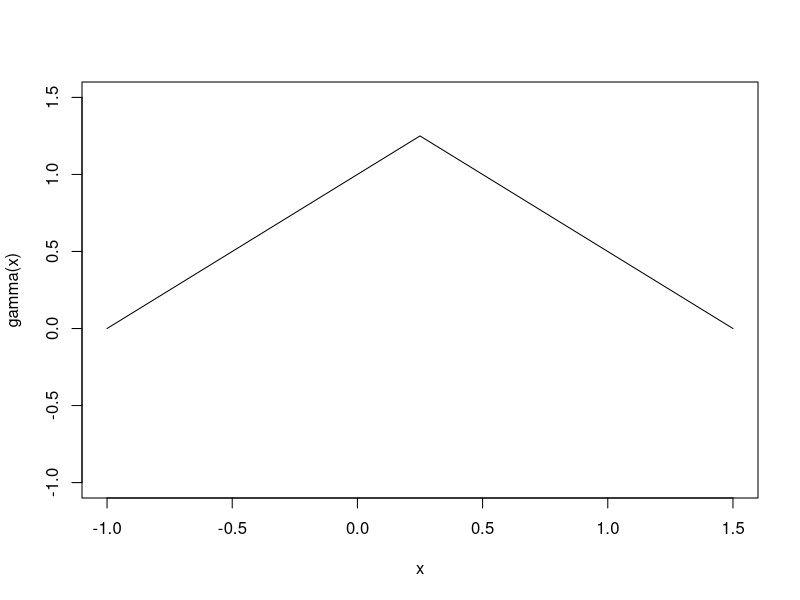

Generate this figure with R: (Note: this script raises an error after producing the figure.)
a = -1  # z=[a,b] - диагональ квадрата
b = 1.5 #

gamma =  function(x){
  y = (-abs(x - (a+b)/2) + (b-a)/2 ) # Задаем половину квадрата функцией модуля
  return(y)
}
x=seq(a, b, 0.01) # Задаем границы промежутка
plot(x, gamma(x), type="l", ylim=c(a,b)) # Проверяем, что функция действительно задает необходимую нам кривую

deriv=function(x){return(-sign(x - (a+b)/2))} 
int = function(x){
  y = (abs(gamma(x))*sqrt(1+deriv(x)^2)) # Подынтегральная функция М
  return 
}
  M = integrate(int,a,b)$value 

f = Vectorize(function(x){
  y =int(x)/M
  return(y)
})
            x=seq(a,b,0.01)
            plot(x, f(x), type="l", ylim=c(a,b) ) # График плотности распределения

g = Vectorize(function(t){
  y = integrate(int,a,t)$value
  return(y)
})


quant = Vectorize(function(x){                                # Задаем квантильную функцию, исходя из соотношения g(t)-x=0, где g - функция распределения
 y = uniroot(function(t) g(t)-x, c(a, b))     # t - необходимое нам значение квантиля, а x - вероятность
 return(y$root)
})

q13 = quant(c(0.25, 0.75)) # q13 - массив из значений нижнего и верхнего квантилей
#q2 = q(c(0.5)) # q2 - медиана
q13          
quantile(g(x))
          x=seq(-2,2.5,0.01)

          p=c(0.25,0.75)
          q=quantile(g(x),p)
          plot(x, f(x), type="l") # График плотности распределения
          lines(q, f(q), type="h", col="blue", lty="dashed") # Линии квартилей
          lines(median(g(x)), y = f(median(g(x))), type = "h", col = "red", lty = "dashed") # Линия медианы
          t=seq(quantile(g(x),p=c(0.25)), quantile(g(x),p=c(0.75)), 0.01)
          polygon(c(t, rev(t)), c(f(t), rep(0,length(t))), 
                  border = FALSE, density = 10, lwd = 0.7, col = 'blue')
          
          plot(x,g(x),type="l",ylim=c(0,3)) # График интегральной функции распределения
          lines(q, g(q), type="h", col="blue", lty="dashed") # Линии квартилей
          lines(median(g(x)), y = g(median(g(x))), type = "h", col = "red", lty = "dashed") # Линия медианы
          t=seq(quantile(g(x),p=c(0.25)), quantile(g(x),p=c(0.75)), 0.01)
          polygon(c(t, rev(t)), c(g(t), rep(0,length(t))), 
                  border = FALSE, density = 10, lwd = 0.7, col = 'blue')
          
          # Вероятность того, что значение случайной величины находится между нижним и верхним квартилями (в интерквартильном размахе) равно 50%
          # и не зависит от функции распределения.
          
          x=seq(0,1,0.01)
          plot(x, quant(x), type="l") # Квантильная функция     
          
          table_of_quantiles = data.frame(x, quantile(g(x),seq(0,1,0.1))) # Таблица квантилей
          View(table_of_quantiles)

          
  generate=function(t){
    y=runif(t,0,1)
    return(quant(y))
  }
  generate_on=function(t){
    z=generate(t)
    alpha=runif(t,0,2*pi)
    x=sin(alpha)*gamma(z)
    y=cos(alpha)*gamma(z)
    matrice=data.frame(x,y,z)
  return(matrice)
  }

            data=generate_on(1000)
          plot(data$x, data$z, pch='.')
          plot(data$x, data$y, pch='.')
          
          
          smoothScatter(data$x, data$z,
                        nrpoints = 1000, nbin = 256,
                        colramp =  colorRampPalette(c("blue", "orange", "red"), space = "Lab"),
                        transformation = function(x) (x) )
          
          smoothScatter(data$x, data$y,
                        nrpoints = 1000, nbin = 252,
                        colramp =  colorRampPalette(c("blue", "orange", "red"), space = "Lab"),
                        transformation = function(x) (x) )
          
          